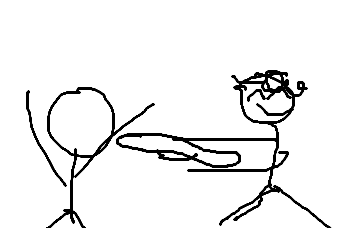
#> input picture art_src/sium/card_logic.png, 362 x 228 px
$ python key_black.py ../art_src/sium/card_logic.png ../art_src/sium/card_mook.png
#> lines starting #> are read from the running program, lines starting #| are printed output that depends on the picture; after the words box and inside, x2 and y2 are one past the last pixel; in counts of white or black regions, pixels touching at a corner belong together
"""검은 배경(0,0,0)으로 저장된 무기 그림의 배경을 투명하게 만든다.
가장자리에서 이어진 순수 검정 픽셀만 지운다(무기 안쪽의 어두운 부분은 남는다).
사용: python3 tools/key_black.py <입력.png> <출력.png>
"""
import sys

import numpy as np
from PIL import Image
from scipy import ndimage

src, dst = sys.argv[1], sys.argv[2]
im = Image.open(src).convert('RGBA')
#> im is the input picture: PIL image 362x228 RGBA; mean R, G, B, A 239.4, 239.4, 239.4, 255
a = np.array(im)
black = a[:, :, :3].astype(int).sum(2) <= 6
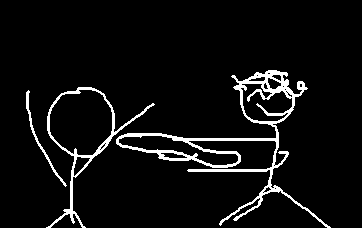
#> black: shape (228, 362) bool; 5.8% white; 3 white regions, box (x1, y1, x2, y2) and area: (116, 70, 331, 228) 3385, (46, 87, 155, 228) 1131, (26, 90, 67, 187) 265
lab, _ = ndimage.label(black)
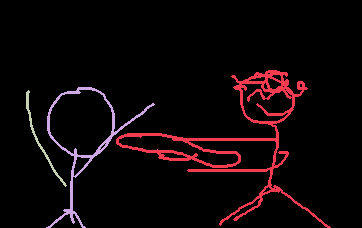
#> lab: shape (228, 362) int32; 4 distinct labels, from 0 to 3; one colour per label, 0 black
edge = set(np.unique(np.concatenate([lab[0], lab[-1], lab[:, 0], lab[:, -1]]))) - {0}
#> edge = 2 items
bg = np.isin(lab, list(edge))
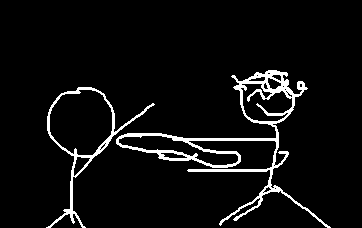
#> bg: shape (228, 362) bool; 5.5% white; 2 white regions, box (x1, y1, x2, y2) and area: (116, 70, 331, 228) 3385, (46, 87, 155, 228) 1131
# 가장자리 1픽셀을 반투명으로 다듬어 검은 테두리가 덜 남게 한다
near = ndimage.binary_dilation(bg) & ~bg
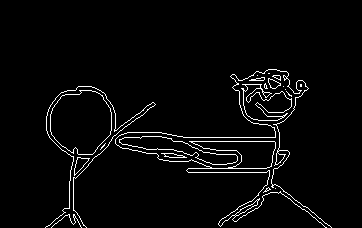
#> near: shape (228, 362) bool; 3.3% white in thin lines or dots, all inside (x1, y1, x2, y2) = (45, 69, 332, 228)
a[bg, 3] = 0
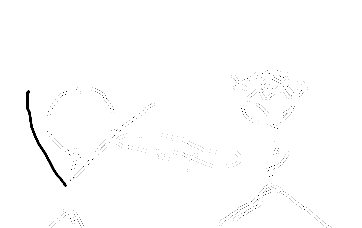
#> a: shape (228, 362, 4); 5.47% of pixels changed, all inside (x1, y1, x2, y2) = (46, 70, 331, 228); transparent parts drawn white
a[near, 3] = np.minimum(a[near, 3], (a[near, :3].max(1).astype(int) * 4).clip(0, 255)).astype(np.uint8)
#> a: shape (228, 362, 4); 0.07% of pixels changed, all inside (x1, y1, x2, y2) = (62, 73, 305, 221)
out = Image.fromarray(a)
out = out.crop(out.getbbox())
out.save(dst)
print(dst, out.size)
#| ../art_src/sium/card_mook.png (362, 228)
